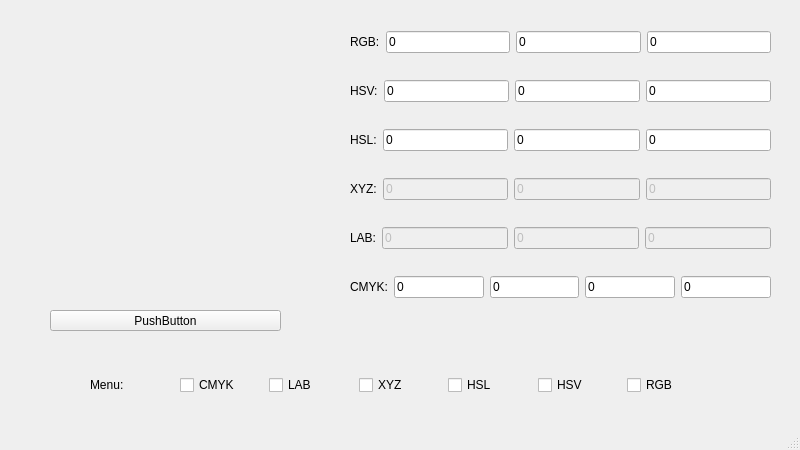
<?xml version="1.0" encoding="UTF-8"?>
<ui version="4.0">
 <class>MainWindow</class>
 <widget class="QMainWindow" name="MainWindow">
  <property name="geometry">
   <rect>
    <x>0</x>
    <y>0</y>
    <width>800</width>
    <height>450</height>
   </rect>
  </property>
  <property name="sizePolicy">
   <sizepolicy hsizetype="Fixed" vsizetype="Fixed">
    <horstretch>0</horstretch>
    <verstretch>0</verstretch>
   </sizepolicy>
  </property>
  <property name="windowTitle">
   <string>Colors</string>
  </property>
  <widget class="QWidget" name="centralwidget">
   <property name="sizePolicy">
    <sizepolicy hsizetype="Fixed" vsizetype="Fixed">
     <horstretch>0</horstretch>
     <verstretch>0</verstretch>
    </sizepolicy>
   </property>
   <widget class="QWidget" name="">
    <property name="geometry">
     <rect>
      <x>350</x>
      <y>10</y>
      <width>421</width>
      <height>311</height>
     </rect>
    </property>
    <layout class="QVBoxLayout" name="verticalLayout">
     <property name="spacing">
      <number>6</number>
     </property>
     <property name="sizeConstraint">
      <enum>QLayout::SetDefaultConstraint</enum>
     </property>
     <item>
      <layout class="QHBoxLayout" name="horizontalLayout">
       <item>
        <widget class="QLabel" name="rgbLabel">
         <property name="text">
          <string>RGB:</string>
         </property>
        </widget>
       </item>
       <item>
        <widget class="QLineEdit" name="rgb1">
         <property name="text">
          <string>0</string>
         </property>
        </widget>
       </item>
       <item>
        <widget class="QLineEdit" name="rgb2">
         <property name="text">
          <string>0</string>
         </property>
        </widget>
       </item>
       <item>
        <widget class="QLineEdit" name="rgb3">
         <property name="text">
          <string>0</string>
         </property>
        </widget>
       </item>
      </layout>
     </item>
     <item>
      <layout class="QHBoxLayout" name="horizontalLayout_3">
       <item>
        <widget class="QLabel" name="hsvLabel">
         <property name="enabled">
          <bool>true</bool>
         </property>
         <property name="text">
          <string>HSV:</string>
         </property>
        </widget>
       </item>
       <item>
        <widget class="QLineEdit" name="hsv1">
         <property name="text">
          <string>0</string>
         </property>
        </widget>
       </item>
       <item>
        <widget class="QLineEdit" name="hsv2">
         <property name="text">
          <string>0</string>
         </property>
        </widget>
       </item>
       <item>
        <widget class="QLineEdit" name="hsv3">
         <property name="text">
          <string>0</string>
         </property>
        </widget>
       </item>
      </layout>
     </item>
     <item>
      <layout class="QHBoxLayout" name="horizontalLayout_6">
       <item>
        <widget class="QLabel" name="hlsLabel">
         <property name="text">
          <string>HSL:</string>
         </property>
        </widget>
       </item>
       <item>
        <widget class="QLineEdit" name="hls1">
         <property name="text">
          <string>0</string>
         </property>
        </widget>
       </item>
       <item>
        <widget class="QLineEdit" name="hls2">
         <property name="text">
          <string>0</string>
         </property>
        </widget>
       </item>
       <item>
        <widget class="QLineEdit" name="hls3">
         <property name="text">
          <string>0</string>
         </property>
        </widget>
       </item>
      </layout>
     </item>
     <item>
      <layout class="QHBoxLayout" name="horizontalLayout_5">
       <item>
        <widget class="QLabel" name="xyzLabel">
         <property name="text">
          <string>XYZ:</string>
         </property>
        </widget>
       </item>
       <item>
        <widget class="QLineEdit" name="xyz1">
         <property name="enabled">
          <bool>false</bool>
         </property>
         <property name="text">
          <string>0</string>
         </property>
        </widget>
       </item>
       <item>
        <widget class="QLineEdit" name="xyz2">
         <property name="enabled">
          <bool>false</bool>
         </property>
         <property name="text">
          <string>0</string>
         </property>
        </widget>
       </item>
       <item>
        <widget class="QLineEdit" name="xyz3">
         <property name="enabled">
          <bool>false</bool>
         </property>
         <property name="text">
          <string>0</string>
         </property>
        </widget>
       </item>
      </layout>
     </item>
     <item>
      <layout class="QHBoxLayout" name="horizontalLayout_4">
       <item>
        <widget class="QLabel" name="labLabel">
         <property name="text">
          <string>LAB:</string>
         </property>
        </widget>
       </item>
       <item>
        <widget class="QLineEdit" name="lab1">
         <property name="enabled">
          <bool>false</bool>
         </property>
         <property name="text">
          <string>0</string>
         </property>
        </widget>
       </item>
       <item>
        <widget class="QLineEdit" name="lab2">
         <property name="enabled">
          <bool>false</bool>
         </property>
         <property name="text">
          <string>0</string>
         </property>
        </widget>
       </item>
       <item>
        <widget class="QLineEdit" name="lab3">
         <property name="enabled">
          <bool>false</bool>
         </property>
         <property name="text">
          <string>0</string>
         </property>
        </widget>
       </item>
      </layout>
     </item>
     <item>
      <layout class="QHBoxLayout" name="horizontalLayout_2">
       <item>
        <widget class="QLabel" name="cmykLabel">
         <property name="text">
          <string>CMYK:</string>
         </property>
        </widget>
       </item>
       <item>
        <widget class="QLineEdit" name="cmyk1">
         <property name="text">
          <string>0</string>
         </property>
        </widget>
       </item>
       <item>
        <widget class="QLineEdit" name="cmyk2">
         <property name="text">
          <string>0</string>
         </property>
        </widget>
       </item>
       <item>
        <widget class="QLineEdit" name="cmyk3">
         <property name="text">
          <string>0</string>
         </property>
        </widget>
       </item>
       <item>
        <widget class="QLineEdit" name="cmyk4">
         <property name="text">
          <string>0</string>
         </property>
        </widget>
       </item>
      </layout>
     </item>
    </layout>
   </widget>
   <widget class="QWidget" name="verticalLayoutWidget">
    <property name="geometry">
     <rect>
      <x>90</x>
      <y>340</y>
      <width>621</width>
      <height>91</height>
     </rect>
    </property>
    <layout class="QHBoxLayout" name="horizontalLayout_7">
     <item>
      <widget class="QLabel" name="label">
       <property name="sizePolicy">
        <sizepolicy hsizetype="Minimum" vsizetype="Maximum">
         <horstretch>0</horstretch>
         <verstretch>0</verstretch>
        </sizepolicy>
       </property>
       <property name="text">
        <string>Menu:</string>
       </property>
      </widget>
     </item>
     <item>
      <widget class="QCheckBox" name="cmyk">
       <property name="text">
        <string>CMYK</string>
       </property>
       <property name="checked">
        <bool>false</bool>
       </property>
       <property name="tristate">
        <bool>false</bool>
       </property>
      </widget>
     </item>
     <item>
      <widget class="QCheckBox" name="lab">
       <property name="text">
        <string>LAB</string>
       </property>
      </widget>
     </item>
     <item>
      <widget class="QCheckBox" name="xyz">
       <property name="text">
        <string>XYZ</string>
       </property>
      </widget>
     </item>
     <item>
      <widget class="QCheckBox" name="hsl">
       <property name="enabled">
        <bool>true</bool>
       </property>
       <property name="text">
        <string>HSL</string>
       </property>
      </widget>
     </item>
     <item>
      <widget class="QCheckBox" name="hsv">
       <property name="text">
        <string>HSV</string>
       </property>
      </widget>
     </item>
     <item>
      <widget class="QCheckBox" name="rgb">
       <property name="text">
        <string>RGB</string>
       </property>
      </widget>
     </item>
    </layout>
   </widget>
   <widget class="QPushButton" name="chooseColorButton">
    <property name="geometry">
     <rect>
      <x>50</x>
      <y>310</y>
      <width>231</width>
      <height>21</height>
     </rect>
    </property>
    <property name="sizePolicy">
     <sizepolicy hsizetype="Expanding" vsizetype="Expanding">
      <horstretch>0</horstretch>
      <verstretch>0</verstretch>
     </sizepolicy>
    </property>
    <property name="text">
     <string>PushButton</string>
    </property>
   </widget>
  </widget>
  <widget class="QMenuBar" name="menubar">
   <property name="geometry">
    <rect>
     <x>0</x>
     <y>0</y>
     <width>800</width>
     <height>25</height>
    </rect>
   </property>
  </widget>
  <widget class="QStatusBar" name="statusbar"/>
 </widget>
 <resources/>
 <connections/>
</ui>
